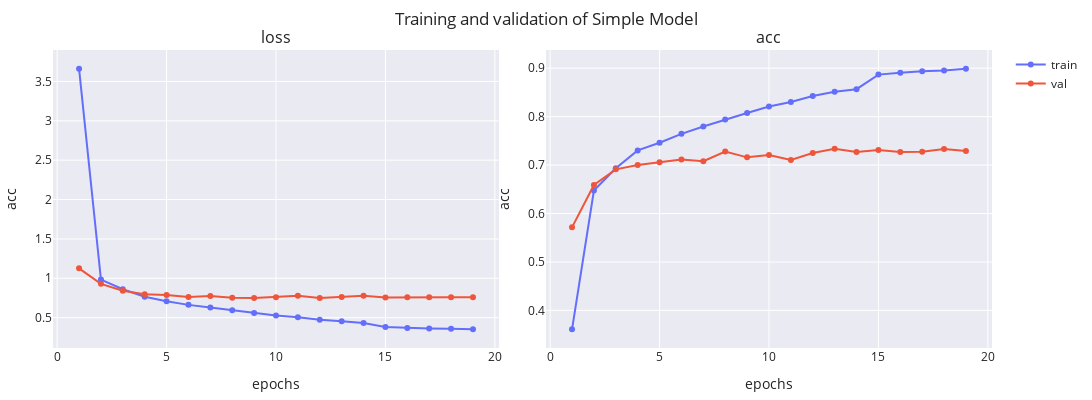

The code cell stored with this chart in its notebook:
### Markdown cell above
### 2.1. Simple Model

### Code cell
simple_model = SimpleModel(num_classes=5)
optimizer = Adam(learning_rate=1e-3)
simple_model.compile(optimizer=optimizer, loss="sparse_categorical_crossentropy", metrics=[SparseCategoricalAccuracy('acc')])
simple_model_history = train_model(simple_model, train_dataset, val_dataset, epochs=20, path=model_dir, batch_size=BATCH_SIZE, verbose=1).history
print(
    f"Final loss: training -> {simple_model_history['loss'][-1]:.2f}, validation -> {simple_model_history['val_loss'][-1]:.2f}"
)
print(
    f"Final accuracy: training -> {simple_model_history['acc'][-1]:.2f}, \
        validation -> {simple_model_history['val_acc'][-1]:.2f}"
)
plot_history(simple_model_history, ['loss', 'acc'], name='Simple Model')

### Figure 1 — Plotly figure (JSON) as saved in the notebook; plotly's stock layout.template omitted (floating-point values rounded to 4 significant figures)
{"data": [{"line": {"color": "#636EFA"}, "marker": {"color": "#636EFA"}, "mode": "lines+markers", "name": "train", "showlegend": true, "type": "scatter", "x": [1, 2, 3, 4, 5, 6, 7, 8, 9, 10, 11, 12, 13, 14, 15, 16, 17, 18, 19], "xaxis": "x", "y": [3.663, 0.9838, 0.8613, 0.7656, 0.7092, 0.6623, 0.6283, 0.5926, 0.5581, 0.5262, 0.5044, 0.4736, 0.4549, 0.4332, 0.3822, 0.3684, 0.3635, 0.3575, 0.3513], "yaxis": "y"}, {"line": {"color": "#EF553B"}, "marker": {"color": "#EF553B"}, "mode": "lines+markers", "name": "val", "showlegend": true, "type": "scatter", "x": [1, 2, 3, 4, 5, 6, 7, 8, 9, 10, 11, 12, 13, 14, 15, 16, 17, 18, 19], "xaxis": "x", "y": [1.126, 0.9295, 0.8408, 0.7971, 0.7881, 0.7625, 0.7753, 0.7534, 0.7484, 0.759, 0.7776, 0.7498, 0.7606, 0.7771, 0.7564, 0.7603, 0.7581, 0.7591, 0.7594], "yaxis": "y"}, {"line": {"color": "#636EFA"}, "marker": {"color": "#636EFA"}, "mode": "lines+markers", "name": "train", "showlegend": false, "type": "scatter", "x": [1, 2, 3, 4, 5, 6, 7, 8, 9, 10, 11, 12, 13, 14, 15, 16, 17, 18, 19], "xaxis": "x2", "y": [0.361, 0.6475, 0.6934, 0.7303, 0.7461, 0.7645, 0.7798, 0.7941, 0.8076, 0.8209, 0.8304, 0.8427, 0.8514, 0.8567, 0.8868, 0.8907, 0.8939, 0.8954, 0.8991], "yaxis": "y2"}, {"line": {"color": "#EF553B"}, "marker": {"color": "#EF553B"}, "mode": "lines+markers", "name": "val", "showlegend": false, "type": "scatter", "x": [1, 2, 3, 4, 5, 6, 7, 8, 9, 10, 11, 12, 13, 14, 15, 16, 17, 18, 19], "xaxis": "x2", "y": [0.5715, 0.6591, 0.6912, 0.7001, 0.7061, 0.7115, 0.7081, 0.7279, 0.716, 0.7209, 0.7105, 0.7249, 0.7338, 0.7269, 0.7313, 0.7269, 0.7274, 0.7333, 0.7288], "yaxis": "y2"}], "layout": {"annotations": [{"font": {"size": 16}, "showarrow": false, "text": "loss", "x": 0.2375, "xanchor": "center", "xref": "paper", "y": 1, "yanchor": "bottom", "yref": "paper"}, {"font": {"size": 16}, "showarrow": false, "text": "acc", "x": 0.7625, "xanchor": "center", "xref": "paper", "y": 1, "yanchor": "bottom", "yref": "paper"}], "height": 400, "margin": {"b": 10, "l": 10, "r": 10, "t": 50}, "title": {"text": "Training and validation of Simple Model"}, "width": 1200, "xaxis": {"anchor": "y", "domain": [0, 0.475], "title": {"text": "epochs"}}, "xaxis2": {"anchor": "y2", "domain": [0.525, 1], "title": {"text": "epochs"}}, "yaxis": {"anchor": "x", "domain": [0, 1], "title": {"text": "acc"}}, "yaxis2": {"anchor": "x2", "domain": [0, 1], "title": {"text": "acc"}}}}
